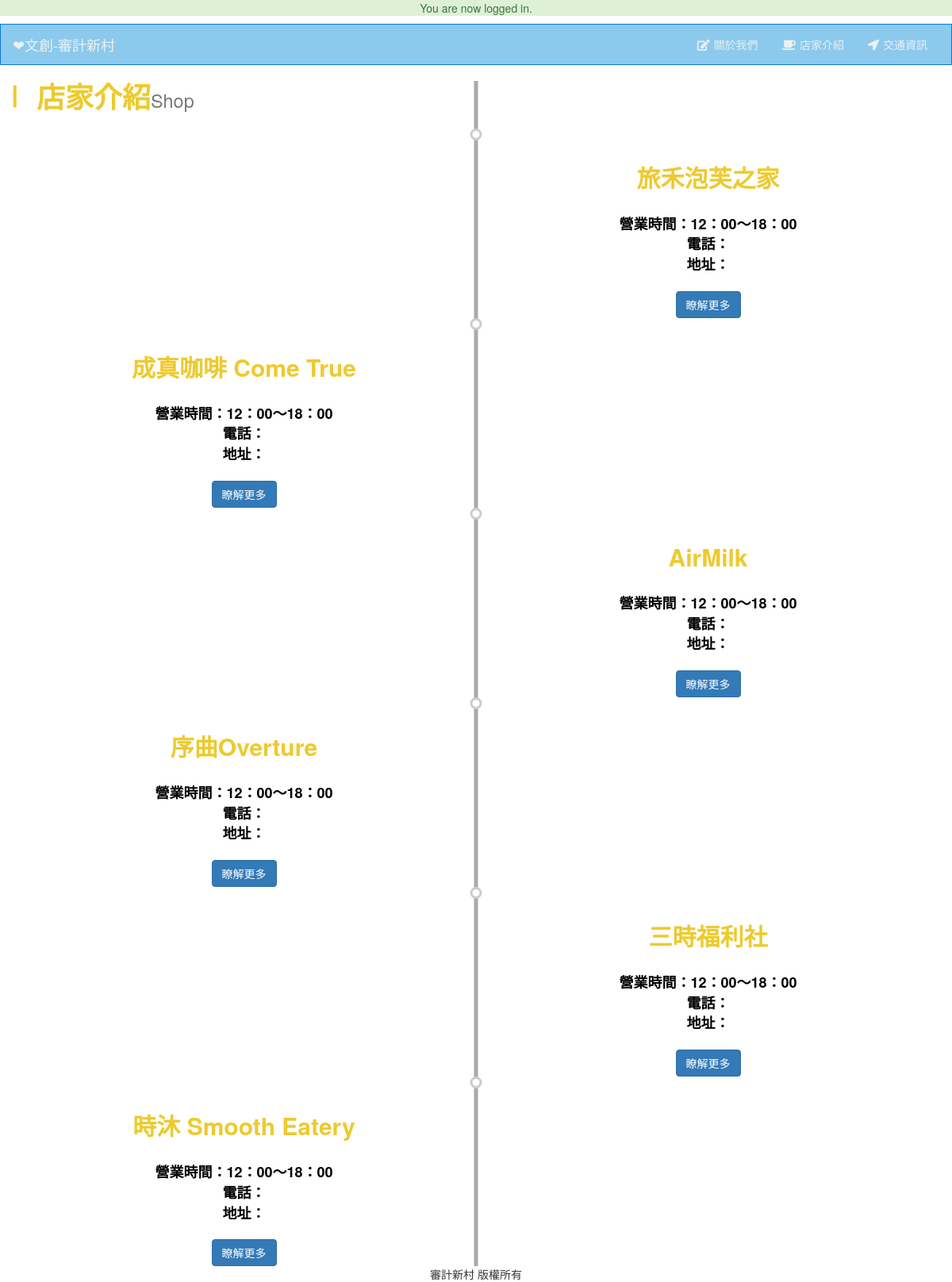
Page /I_culture_website/i_culture_shop.php?shop_type=f (signed in) on the committed database.
### tables this page shows
CREATE TABLE `shop` (
  `Shop_ID` int(11) NOT NULL,
  `Kind` varchar(20) NOT NULL,
  `Name` varchar(20) NOT NULL,
  `Introduce` varchar(50) NOT NULL,
  `Image` varchar(20) NOT NULL,
  `URL` varchar(90) NOT NULL,
  `Tel` varchar(15) NOT NULL,
  `Addr` varchar(100) NOT NULL,
  `Deleted` tinyint(4) NOT NULL DEFAULT 0 COMMENT '0(未被排除) 1(已排除)'
);

### I_culture_website/i_culture_shop.php (the view, shortened to what this page needs)
<?php
	require_once "core/init.php";
	include "include/head.php";
	include "include/navigation.php";
	$shop_type = $_GET['shop_type'];
	$shopQ = $db->query("SELECT * FROM shop WHERE Kind = '{$shop_type}'");
 ?>
<div class="timeline-section">
	<h1 class="shop_title">∣ 店家介紹<small>Shop</small></h1>
	<?php
		$cnt = 0;
		while($shop = mysqli_fetch_assoc($shopQ)):
			$cnt++;
		?>
		<div class="container">
			<div class="row timeline-pointer-section">
				<div class="<?php echo ($cnt%2 == 0)?'col-md-6 text-center':'col-md-6 col-md-push-6 text-center'; ?>">
					<div class="shop_text">
					<h2 class="shop_title"><?php echo $shop['Name']; ?></h2>
					<ul class="shop_list">
						<li>營業時間：12：00～18：00</li>
						<li>電話：<?php echo $shop['Tel']; ?></li>
						<li>地址：<?php echo $shop['Addr']; ?></li>
					</ul>
					<a href="i_culture_shop01.html" class="btn btn-primary">瞭解更多</a>
					</div>
				</div>
				<div class="col-md-6 <?php echo ($cnt%2 == 0)?'':'col-md-pull-6'; ?>">
				</div>
			</div>
		</div>
	<?php endwhile; ?>
</div>
 <?php
 	include "include/footer.php";
  ?>

### I_culture_website/css/main.css (style rules this page uses)
body { background-repeat: no-repeat; background-attachment: fixed; background-position: center center; -webkit-background-size: cover; background-size: cover; }
.shop_title { font-weight: bold; color:#EDCA2E; margin-bottom: 20px; }
.shop_list { list-style-type: none; padding:10px 0px; font-weight: bold; color:black; font-size: 18px; }
.shop_text { padding-top: 25px; }
.timeline-section { position: relative; }
.timeline-section:before { position: absolute; content: ""; width: 5px; top: 0; bottom: 0; background-color: #aaa; left: 50%; transform: translateX(-50%); }
.timeline-pointer-section { position: relative; }
.timeline-pointer-section:before { position: absolute; content: ""; left: 50%; transform: translateX(-50%); width: 15px; height: 15px; background-color: white; border-radius: 50%; border: 3px solid #ccc; }

### rows in the picture
shop: Name "旅禾泡芙之家"
shop: Name "成真咖啡 Come True"
shop: Name "AirMilk"
shop: Name "序曲Overture"
shop: Name "三時福利社"
shop: Name "時沐 Smooth Eatery"

### other values in the picture
$_SESSION['success_flash'] "You are now logged in."
